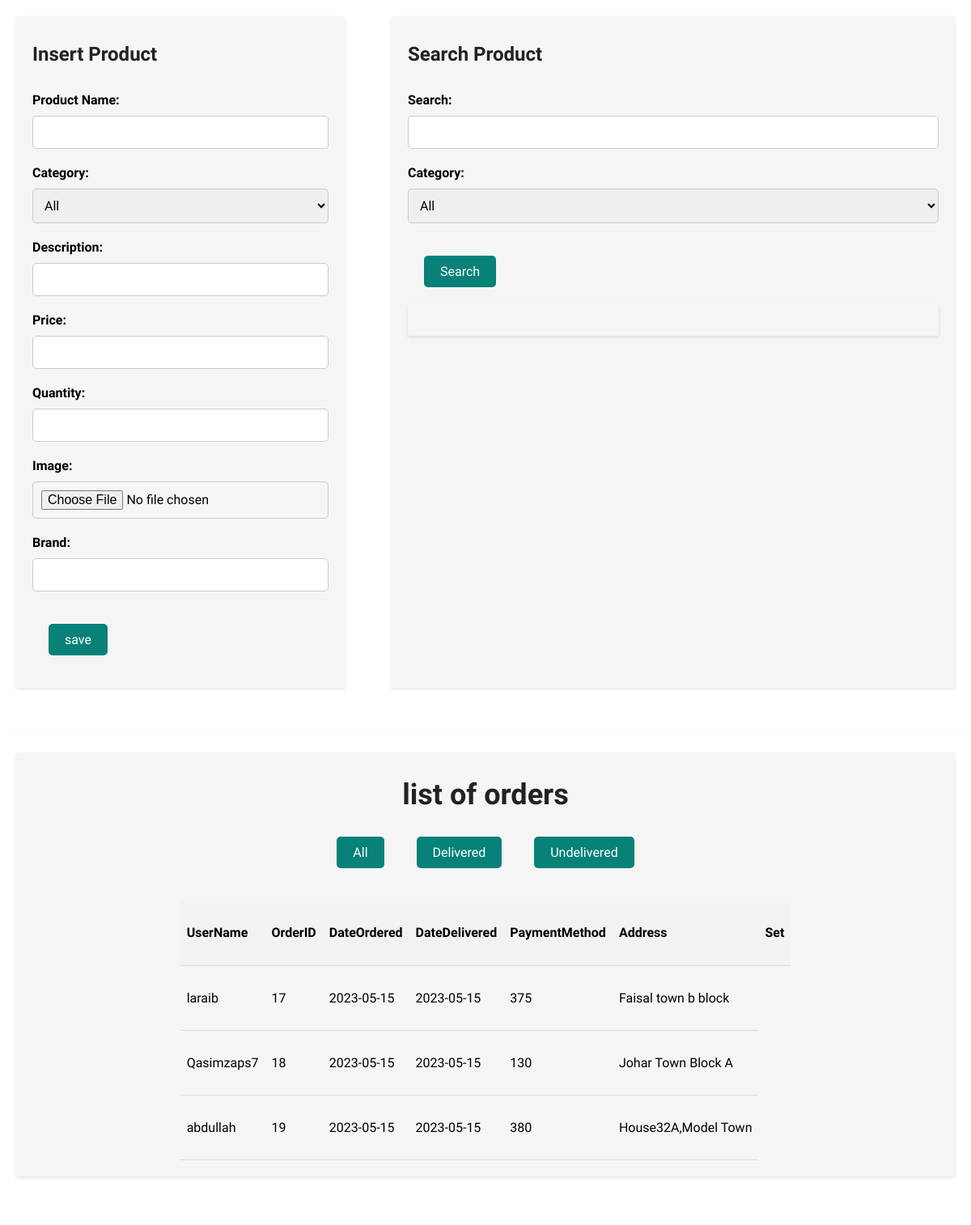
The page /website/inventory.php on the database its author committed.
### tables this page shows
CREATE TABLE `orders` (
  `oid` int(11) NOT NULL,
  `dateod` date NOT NULL,
  `datedel` date DEFAULT NULL,
  `aid` int(11) NOT NULL,
  `address` varchar(255) NOT NULL,
  `city` varchar(50) NOT NULL,
  `country` varchar(100) NOT NULL,
  `account` char(16) DEFAULT NULL,
  `total` int(11) NOT NULL
);

CREATE TABLE `accounts` (
  `aid` int(11) NOT NULL,
  `afname` varchar(100) NOT NULL,
  `alname` varchar(100) NOT NULL,
  `phone` char(11) NOT NULL,
  `email` varchar(100) NOT NULL,
  `cnic` char(13) NOT NULL,
  `dob` date NOT NULL,
  `username` varchar(100) NOT NULL,
  `gender` varchar(10) NOT NULL,
  `password` varchar(100) NOT NULL
);

### website/inventory.php (the view, shortened to what this page needs)
<!DOCTYPE html>
<html>
<head>
    <link rel="stylesheet" href="style.css">
</head>
<body>
    <div class="container1">
        <div class="form-container">
            <h2>Insert Product</h2>
            <form id="insert-form" action="inventory.php" enctype="multipart/form-data" method="post">
                <label for="name">Product Name:</label>
                <input type="text" id="name" name="name" required>
                <label for="category">Category:</label>
                <select id="category-filter" name="category" required>
                    <option value="all">All</option>
                </select>
                <label for="description">Description:</label>
                <input type="text" id="description" name="description" required>
                <label for="price">Price:</label>
                <input type="number" id="price" name="price" required min='0'>
                <label for="quantity">Quantity:</label>
                <input type="number" id="quantity" name="quantity" required min='0'>
                <label for="image">Image:</label>
                <input type="file" name="photo" id="fileInput" required>
                <label for="brand">Brand:</label>
                <input type="text" id="brand" name="brand" required>
                <button name="ins" type="submit" class="insert-btn">save</button>
            </form>
        </div>
        <div class="search-container">
            <h2>Search Product</h2>
            <form id="search-form" action="inventory.php" method="post">
                <label for="search">Search:</label>
                <input type="text" id="search" name="search">
                <label for="category-filter">Category:</label>
                <select id="category-filter" name="cat">
                    <option value="all">All</option>
                </select>
                <button type="submit" id="search-btn" name="search1">Search</button>
            </form>
            <div class="inventory-container">
            </div>
        </div>
    </div>
    <div class="container11">
        <div class="order-container">
            <h1>list of orders</h1>
            <div class="btns">
                <a href='inventory.php?a=1'><button id="all-btn">All</button></a>
                <a href='inventory.php?d=1'><button id="delivered-btn">Delivered</button></a>
                <a href='inventory.php?u=1'><button id="undelivered-btn">Undelivered</button></a>
            </div>
            <table id="tab1" style="width: auto; margin: 0 auto;">
                <thead>
                    <tr>
                        <th> UserName</th>
                        <th>OrderID</th>
                        <th>DateOrdered</th>
                        <th>DateDelivered</th>
                        <th>PaymentMethod</th>
                        <th>Address</th>
                        <th>Set</th>
                    </tr>
                </thead>
                <tbody>
                    <?php
					if (isset($_GET['d'])) {
						include("include/connect.php");
						$query = "SELECT * FROM orders join accounts on orders.aid = accounts.aid where datedel is not NULL";
						$result = mysqli_query($con, $query);
						while ($row = mysqli_fetch_assoc($result)) {
							$aname = $row['username'];
							$oid = $row['oid'];
							$dateod = $row['dateod'];
							$datedel = $row['datedel'];
							$add = $row['address'];
                            $pri = $row['total'];
							if (empty($datedel))
								$datedel = "Not Delivered";
							echo "
										<tr>
										<td>$aname</td>
										<td>$oid</td>
												<td>$dateod</td>
												<td>$datedel</td>
										<td>$pri</td>
										<td>$add</td>
										";
							if ($datedel == "Not Delivered")
								echo "<td><a href='inventory.php?odd=$oid'><button id='oupdate-btn'>SET</button></a></td>";
							echo "</tr>";
						}
					} else {
						include("include/connect.php");
						$query = "SELECT * FROM orders join accounts on orders.aid = accounts.aid";
						$result = mysqli_query($con, $query);
						while ($row = mysqli_fetch_assoc($result)) {
							$aname = $row['username'];
							$oid = $row['oid'];
							$dateod = $row['dateod'];
							$datedel = $row['datedel'];
							$add = $row['address'];
                            $pri = $row['total'];
							echo "
										<tr>
										<td>$aname</td>
										<td>$oid</td>
												<td>$dateod</td>
												<td>$datedel</td>
										<td>$pri</td>
										<td>$add</td>
										";
							echo "</tr>";
						}
					}
					?>
                </tbody>
            </table>
        </div>
    </div>
</body>
</html>

### website/style.css (style rules this page uses)
* { margin: 0; padding: 0; box-sizing: border-box; font-family: "Spartan", sans-serif; }
html { scroll-behavior: smooth; }
h1 { font-size: 50px; line-height: 64px; color: #222; }
h2 { font-size: 46px; line-height: 54px; color: #222; }
body { width: 100%; }

### website/inventory.php (style rules this page uses)
.container11 { max-width: 100%; margin: 0 auto; padding: 20px; background-color: #fff; box-shadow: 0 2px 4px rgba(0, 0, 0, 0.1); display: flex; flex-direction: column; justify-content: center; align-items: center; overflow: auto; }
#tab1 tr { width: 100%; height: 80px; }
.btns { display: flex; justify-content: center; margin-bottom: 20px; }
.order-container h1 { margin-bottom: 0; }
body { font-family: Arial, sans-serif; background-color: #f0f0f0; }
.container1 { max-width: 100%; margin: 0 auto; padding: 20px; background-color: #fff; box-shadow: 0 2px 4px rgba(0, 0, 0, 0.1); display: flex; justify-content: space-between; }
.form-container { width: 35%; }
h1 { font-size: 36px; text-align: center; margin-bottom: 40px; }
h2 { font-size: 24px; margin-bottom: 20px; }
.search-container { width: 60%; }
.form-container, .search-container { margin-bottom: 40px; padding: 20px; background-color: #f5f5f5; box-shadow: 0 2px 4px rgba(0, 0, 0, 0.1); }
.order-container { margin-bottom: 40px; padding: 20px; justify-content: center; background-color: #f5f5f5; box-shadow: 0 2px 4px rgba(0, 0, 0, 0.1); width: 100%; overflow: auto; }
.form-container label, .search-container label { display: flex; margin-bottom: 10px; font-size: 16px; font-weight: bold; }
.form-container input, .search-container input, .form-container select, .search-container select { display: block; width: 100%; padding: 10px; margin-bottom: 20px; font-size: 16px; border-radius: 5px; border: 1px solid #ccc; }
.form-container input[type="file"] { display: inline-block; }
.inventory-container { padding: 20px; background-color: #f5f5f5; box-shadow: 0 2px 4px rgba(0, 0, 0, 0.1); }
#delete-btn, #update-btn, #insert-btn, #search-btn, #all-btn, #delivered-btn, #undelivered-btn, #oupdate-btn, #up-btn { display: inline-block; padding: 10px 20px; font-size: 16px; border-radius: 5px; border: none; color: #fff; background-color: #088178; cursor: pointer; margin-right: 20px; margin-top: 20px; margin-bottom: 20px; margin-left: 20px; }
.insert-btn { display: inline-block; padding: 10px 20px; font-size: 16px; border-radius: 5px; border: none; color: #fff; background-color: #088178; cursor: pointer; margin-right: 20px; margin-top: 20px; margin-bottom: 20px; margin-left: 20px; }
table { border-collapse: collapse; height: 350px; display: inline-block; width: 100%; overflow: auto; }
.order-container { display: flex; flex-direction: column; justify-content: center; }
th, td { text-align: left; padding: 8px; border-bottom: 1px solid #ddd; white-space: nowrap; }
th { background-color: #f2f2f2; position: sticky; top: 0; }
#tab1 { height: auto; max-height: 900px; overflow-y: auto; overflow-x: auto; }

### rows shown on the page
orders: aid.username "laraib", oid "17", dateod "2023-05-15", datedel "2023-05-15", total "375", address "Faisal town b block"
orders: aid.username "Qasimzaps7", oid "18", dateod "2023-05-15", datedel "2023-05-15", total "130", address "Johar Town Block A"
orders: aid.username "abdullah", oid "19", dateod "2023-05-15", datedel "2023-05-15", total "380", address "House32A,Model Town"
